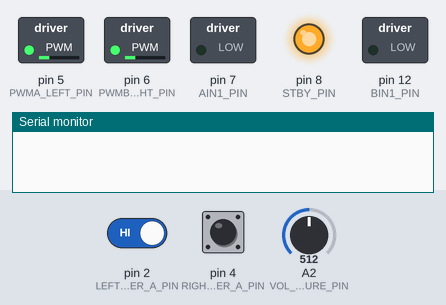
Bench run of a sketch on a simulated Arduino Uno, built with avr-gcc and run on an emulated ATmega328P. On the bench: switched loads named in the sketch (green lamp = pin HIGH), output pins drawn as LEDs (lit = HIGH), the last lines printed to the serial monitor. Inputs (shaded band) come from the test bench; at power-on: pin 2 (LEFT_ENCODER_A_PIN) HIGH, pin 4 (RIGHT_ENCODER_A_PIN) HIGH, A2 (VOL_MEASURE_PIN) = 512.

Above: at 0.1 s.
At 7.6 s:
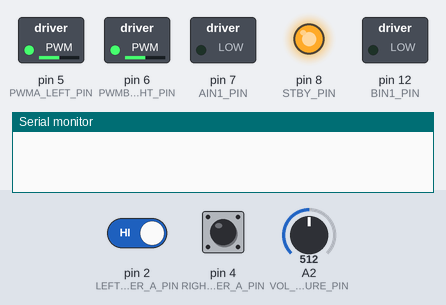
At 14.6 s:
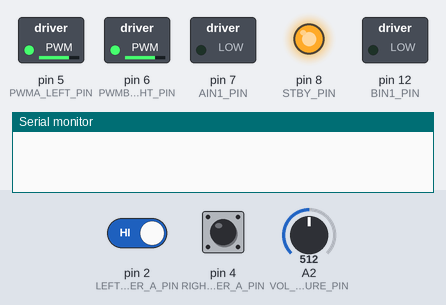
At 22.6 s:
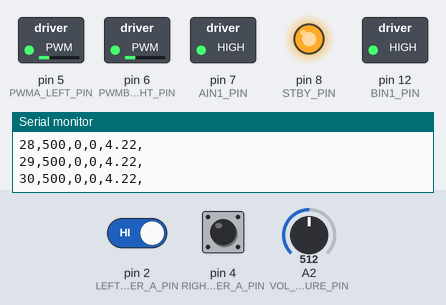
At 29.6 s:
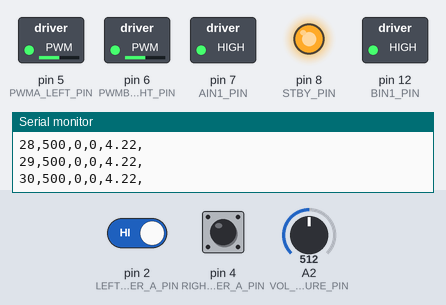
At 36.6 s:
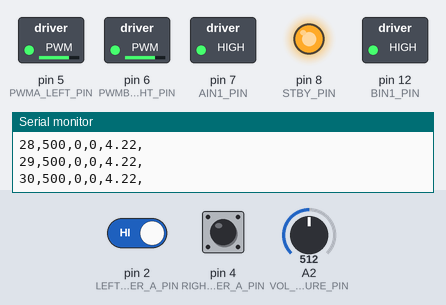
Timing chart, 0 to 38.1 s (numbered marks = the images above):
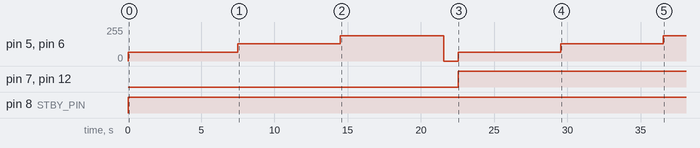

Measured:
- by itself, pin 7 (AIN1_PIN), pin 12 (BIN1_PIN): LOW → HIGH at 22.5 s
- by itself, pin 8 (STBY_PIN): LOW → HIGH at 0.00 s
- by itself, pin 5 (PWMA_LEFT_PIN), pin 6 (PWMB_RIGHT_PIN): 0/255 → 64/255 at 0.00 s, → 128/255 7.5 s later, → 191/255 7.0 s later, → 0/255 7.0 s later, … (7 changes in this stretch)

The sketch:

Velocity_test.ino
```cpp
/*
 *
 * Program: testing robot encoder counts
 * Program purpose: utilizing interupts count the encoder iteration and organize that data then transmit it serially
 *                  Test the encoder count at different speeds and transmit the voltage of the battery.
 *
 *
 */


#include <Arduino.h>
#include "pins.h"
#include "motor.h"
#include <util/atomic.h>


// Global Constants
const unsigned long ENCODER_SAMPLE_INTERVAL = 500UL;    // units, milliseconds

// Global Variables
volatile unsigned long leftEncoderCount = 0;
volatile unsigned long rightEncoderCount = 0;


/* Interrupt Service Routine
 *  updates left encoder count
 */
void leftEncoderISR(void)
{
  leftEncoderCount++;
}
/*
 * initializes the voltage to be taken
 */
void voltageInit()
{
  analogReference(INTERNAL);
}

/* Interrupt Service Routine
 *  updates left encoder count
 */

ISR(PCINT2_vect)
{
  rightEncoderCount++;
}

ISR(PCINT0_vect)
  {
    rightEncoderCount++;
  }


void mysetup(void)
{
  pinMode(LEFT_ENCODER_A_PIN, INPUT);

  attachInterrupt(digitalPinToInterrupt(LEFT_ENCODER_A_PIN), leftEncoderISR, CHANGE);
  voltageInit();
  // setup for a pin change interupt
  cli();//turn off interupts
  PCICR |= 0b00000100; //enables port D pin change interrupts
  PCMSK2 |= 0b00010000; //PCINT20
  sei();//enable interupts

}

int main(void){

  unsigned char motorSpeed = 64; // This is 25% duty cycle or 25% of 255

  unsigned long startTime, dTEncoder;
  int count = 0;
  int i = 0;
  unsigned long encoder_count_left[32] = {0};
  unsigned long encoder_count_right[32] = {0};
  unsigned long elapsed_time[32] = {0};
  float battery_voltage[32] = {0};
  int increment_count[32] = {0};


  init();
  mysetup();

  Serial.begin(115200);
  initMotors();


  while(1)
  {
    if(count == 0){
      driveForward(motorSpeed);
      delay(2000); //ensure that motor gets up to speed
      startTime = millis();
    }


    while(count < 32){
      if( (millis() - startTime) >=  ENCODER_SAMPLE_INTERVAL)
      {
        //keeps the time and stores it in the array
        dTEncoder = millis() - startTime;
        elapsed_time[count] = {dTEncoder};
        startTime = millis();

        ATOMIC_BLOCK(ATOMIC_RESTORESTATE) {
          // code with interrupts blocked (consecutive atomic operations will not get interrupted)

          //set the counts and voltage into the arrays created
          increment_count[count] = count;
          encoder_count_left[count] = leftEncoderCount;
          encoder_count_right[count] = rightEncoderCount;
          battery_voltage[count] = (analogRead(VOL_MEASURE_PIN) * 1.1 / 1024) * ((10 + 1.5) / 1.5);


        }
          if(count == 30){
            for(int i = 0; i < 31; i++){
              Serial.print(increment_count[i]);
              Serial.print(",");
              Serial.print(elapsed_time[i]);
              Serial.print(",");
              Serial.print(encoder_count_left[i]);
              Serial.print(",");
              Serial.print(encoder_count_right[i]);
              Serial.print(",");
              Serial.print(battery_voltage[i]);
              Serial.print(",");
              Serial.println(" ");
            }
          }


        if(count == 10){
            motorSpeed = 128;//This is 50% duty cycle
            if(i==0){
              driveForward(motorSpeed);
              delay(2000);//to ensure motor gets up to speed
              startTime = millis();
            }

            if(i==1){
              driveBackward(motorSpeed);
              delay(2000);//to ensure motor gets up to speed
              startTime = millis();
            }
        }

          if(count == 20){
            motorSpeed = 191;//This is 75% duty cycle
            if(i==0){
              driveForward(motorSpeed);
              delay(2000);//to ensure motor gets up to speed
              startTime = millis();
            }

            if(i==1){
              driveBackward(motorSpeed);
              delay(2000);//to ensure motor gets up to speed
              startTime = millis();
            }
          }

           if(count == 30 & i == 0){
            stopMotors();
            delay(1000);//keeps the motor from switching directions to fast
            motorSpeed = 64;//this is 50% duty cycle
            driveBackward(motorSpeed);
            delay(2000);//to ensure motor gets up to speed
            startTime = millis();
            count = 0;
            i = 1;
           }

           if(count == 30 & i == 1){
            stopMotors();
           }
          count++;
          leftEncoderCount = 0UL;       // 0 is type int, 0UL is type unsigned long
          rightEncoderCount = 0UL;


      }

    }


   }

  return 0;
}
```

motor.cpp
```cpp
#include "pins.h"
#include "motor.h"
#include <Arduino.h>

void initMotors( void)
{
  pinMode(AIN1_PIN, OUTPUT);
  pinMode(BIN1_PIN, OUTPUT);
  pinMode(PWMA_LEFT_PIN, OUTPUT);
  pinMode(PWMB_RIGHT_PIN, OUTPUT);
  pinMode(STBY_PIN, OUTPUT);
  stopMotors();
}


void stopMotors(void)
{
  digitalWrite(AIN1_PIN, LOW);
  digitalWrite(BIN1_PIN, LOW);
  digitalWrite(STBY_PIN, HIGH);
  analogWrite(PWMA_LEFT_PIN, 0);
  analogWrite(PWMB_RIGHT_PIN, 0);
}


void driveForward(unsigned char speed)
{
  digitalWrite(AIN1_PIN, 0);
  digitalWrite(BIN1_PIN, 0);
  analogWrite(PWMA_LEFT_PIN, speed);
  analogWrite(PWMB_RIGHT_PIN, speed);
}


void driveBackward(unsigned char speed)
{
  digitalWrite(AIN1_PIN, 1);
  digitalWrite(BIN1_PIN, 1);
  analogWrite(PWMA_LEFT_PIN, speed);
  analogWrite(PWMB_RIGHT_PIN, speed);
}
```

motor.h
```cpp
#ifndef MOTOR_H_INCLUDED
#define MOTOR_H_INCLUDED


void initMotors( void);
void stopMotors(void);

void driveForward(unsigned char speed);
void driveBackward(unsigned char speed);


#endif
```

pins.h
```cpp
#ifndef pins_h
#define pins_h

#define VOL_MEASURE_PIN     A2

// motor control pins
#define AIN1_PIN            7
#define PWMA_LEFT_PIN       5
#define BIN1_PIN            12
#define PWMB_RIGHT_PIN      6
#define STBY_PIN            8

#define LEFT_ENCODER_A_PIN  2
#define RIGHT_ENCODER_A_PIN 4

#endif
```
